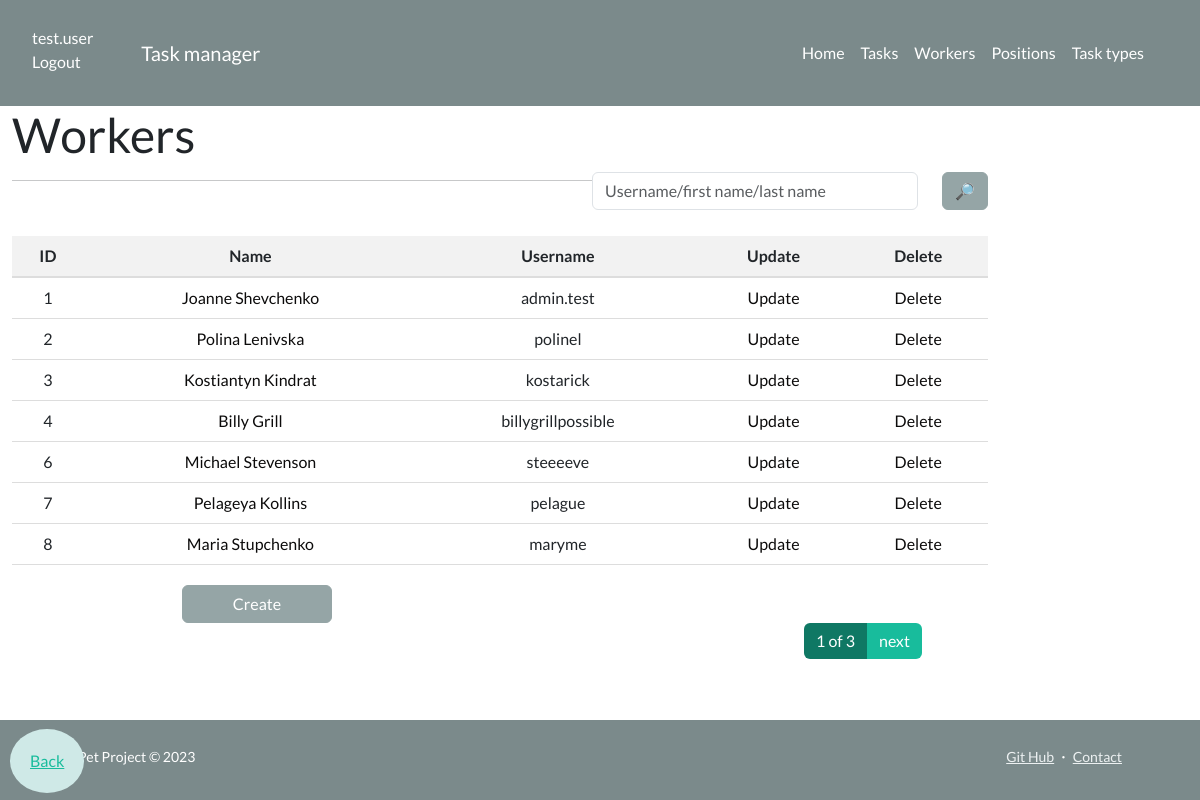
The app's page /workers/ (signed in) with its own data.
### manager/models.py (models this page shows, shortened)
class Worker(AbstractUser):
    position = models.ForeignKey(
        Position, on_delete=models.CASCADE, null=True, related_name="workers"
    )
    username = models.CharField(max_length=100, unique=True)
    email = models.EmailField()
    password = models.CharField(max_length=100)
    first_name = models.CharField(max_length=100)
    last_name = models.CharField(max_length=100)

### manager/views.py (the view)
# urls.py: path("workers/", WorkerListView.as_view(), name="worker-list"),
class WorkerListView(LoginRequiredMixin, generic.ListView):
    model = Worker
    context_object_name = "worker_list"
    paginate_by = 7
    def get_queryset(self) -> "QuerySet[Worker]":
        queryset = super(WorkerListView, self).get_queryset()
        query = self.request.GET.get("query")
        if query:
            queryset = queryset.filter(
                Q(username__icontains=query)
                | Q(first_name__icontains=query)
                | Q(last_name__icontains=query)
            )
        return queryset
    def get_context_data(self, *, object_list=None, **kwargs) -> Dict[str, Any]:
        context = super(WorkerListView, self).get_context_data(**kwargs)
        context["search_form"] = WorkerSearchForm(
            initial={
                "query": self.request.GET.get("query", ""),
            }
        )
        return context

### manager/forms.py
class WorkerSearchForm(forms.Form):
    query = forms.CharField(
        max_length=100,
        required=False,
        label="",
        widget=forms.TextInput(attrs={"placeholder": "Username/first name/last name"}),
    )

### templates/manager/worker_list.html
{% extends "base.html" %}
{% load crispy_forms_filters %}
{% block content %}
  <h1>Workers</h1>
  <form method="get" action="">
    <div class="row search-task-types">
      <div class="col-2 search-task-types-field">
        {{ search_form | crispy }}
      </div>
      <div class="col-1">
        <input type="submit" value="🔎" class="btn btn-secondary">
      </div>
    </div>
  </form>
  <hr>
  {% if worker_list %}
    <table>
      <thead>
        <tr>
          <th>ID</th>
          <th>Name</th>
          <th>Username</th>
          <th>Update</th>
          <th>Delete</th>
        </tr>
      </thead>
      <tbody>
        {% for worker in worker_list %}
          <tr>
            <td>{{ worker.id }}</td>
            <td><a href="{% url 'manager:worker-detail' pk=worker.id %}">{{ worker.first_name }} {{ worker.last_name }}</a></td>
            <td>{{ worker.username }}</td>
            <td>
              <a href="{% url 'manager:worker-update' worker.id %}">Update</a>
            </td>
            <td>
              <a href="{% url 'manager:worker-delete' worker.id %}">Delete</a>
            </td>
          </tr>
        {% endfor %}
      </tbody>
    </table>
  {% else %}
    <p>There are no workers at this time.</p>
  {% endif %}
  <input type="button" class="btn btn-secondary create-task-but" value="Create" onclick="window.location.href='{% url 'manager:worker-create' %}'">
{% endblock %}

### templates/base.html (shortened to what this page needs)
{% load static %}
<!DOCTYPE html>
<html lang="en">
<head>
  <link rel="stylesheet" type="text/css" href="https://bootswatch.com/5/flatly/bootstrap.min.css">
  <link rel="stylesheet" type="text/css" href="{% static 'css/styles.css' %}">
</head>
<body>
  {% block navigation %}
    {% include "includes/navigation.html" %}
  {% endblock %}
  <div class="container-fluid">
    <div class="row">
      <div class="col-sm-10 ">
        {% block content %}
        {% endblock %}
        {% block pagination %}
            {% include "includes/pagination.html" %}
        {% endblock %}
      </div>
    </div>
  </div>
  {% block footer %}
    {% include "includes/footer.html" %}
  {% endblock %}
</body>
</html>

### templates/includes/navigation.html (shortened to what this page needs)
<nav class="navbar navbar-expand-lg navbar-dark bg-dark">
  <ul class="user-ul">
    {% if user.is_authenticated %}
      <li class="list-group-item list-group-item-action active" aria-current="true"><a class="user-display" href="{{ user.get_absolute_url }}">{{ user.get_username }}</a></li>
      <li class="list-group-item list-group-item-action active" aria-current="true"><a class="user-display" href="{% url 'logout'%}?next={{request.path}}">Logout</a></li>
    {% else %}
      <li class="list-group-item list-group-item-action active" aria-current="true"><a class="user-display" href="{% url 'login'%}?next={{request.path}}">Login</a></li>
    {% endif %}
  </ul>
    <div class="container px-5">
      <a class="navbar-brand nav-content" href="{% url 'manager:index' %}">Task manager</a>
      <div class="collapse navbar-collapse" id="navbarSupportedContent">
        <ul class="navbar-nav ms-auto mb-2 mb-lg-0">
          <li class="nav-item"><a class="nav-link" href="{% url 'manager:index' %}">Home</a></li>
          <li class="nav-item"><a class="nav-link" href="{% url 'manager:task-list' %}">Tasks</a></li>
          <li class="nav-item"><a class="nav-link" href="{% url 'manager:worker-list' %}">Workers</a></li>
          <li class="nav-item"><a class="nav-link" href="{% url 'manager:position-list' %}">Positions</a></li>
          <li class="nav-item"><a class="nav-link" href="{% url 'manager:task-type-list' %}">Task types</a></li>
        </ul>
      </div>
    </div>
</nav>

### templates/includes/pagination.html (shortened to what this page needs)
<div id="fixed-pagination">
  {% if is_paginated %}
    <div class="pagination-container">
      <ul class="pagination">
        <li class="page-item active">
          <span class="page-link">{{ page_obj.number }} of {{ paginator.num_pages }}</span>
        </li>
        {% if page_obj.has_next %}
          <li class="page-item">
            <a href="?page= {{ page_obj.next_page_number }}" class="page-link">next</a>
          </li>
        {% endif %}
      </ul>
    </div>
  {% endif %}
</div>

### templates/includes/footer.html
<footer class="foot-bottom bg-dark py-4 mt-auto">
    <button class="btn-info"><a id="back-link" href="javascript:history.back()">Back</a></button>
    <div class="container px-5">
        <div class="row align-items-center justify-content-between flex-column flex-sm-row">
            <div class="col-auto"><div class=" ml-3 small m-0 text-white">Pet Project &copy; 2023</div></div>
            <div class="col-auto">
                <a class="link-light small" href="#!">Git Hub</a>
                <span class="text-white mx-1">&middot;</span>
                <a class="link-light small" href="#!">Contact</a>
            </div>
        </div>
    </div>
</footer>

### static/css/styles.css (style rules this page uses)
.foot-bottom { position: fixed; bottom: 0; width: 100%; height: 80px; }
.user-display { text-decoration: none; color: white; }
.user-ul li { margin-top: 10px; }
.pagination-container { position: absolute; justify-content: flex-end; align-items: flex-start; margin-top: -143px; margin-left: 70%; }
.pagination { width: 150px; }
table { position: relative; overflow: auto; width: 100%; border-collapse: collapse; margin-bottom: 20px; }
th { background-color: #f2f2f2; text-align: center; padding: 8px; border-bottom: 2px solid #ddd; }
td { padding: 8px; border-bottom: 1px solid #ddd; text-align: center; }
td a { text-decoration: none; color: #0c0b0b; }
button { float: left; border-radius: 50% !important; background-color: #cfe9e7; position: absolute; bottom: 7px; left: 10px; color: white; border: none; padding: 20px 20px; -webkit-transition: background-color 1s, color 1s, -webkit-transform 0.5s; transition: background-color 1s, transform 0.5s; }
li { text-align: left; }
.search-task-types { float: right; margin-bottom: 10px; }
.search-task-types-field { width: 350px; margin-right: -170px; }
.create-task-but { width: 150px; margin-left: 50px; }
.btn-secondary { display: flex; margin-left:170px; }
#fixed-pagination { position: fixed; bottom: 24px; right: 400px; padding: 10px; z-index: 999; }

### records on screen
Worker: get_username "test.user"
Worker: id "1", first_name "Joanne", last_name "Shevchenko", username "admin.test"
Worker: id "2", first_name "Polina", last_name "Lenivska", username "polinel"
Worker: id "3", first_name "Kostiantyn", last_name "Kindrat", username "kostarick"
Worker: id "4", first_name "Billy", last_name "Grill", username "billygrillpossible"
Worker: id "6", first_name "Michael", last_name "Stevenson", username "steeeeve"
Worker: id "7", first_name "Pelageya", last_name "Kollins", username "pelague"
Worker: id "8", first_name "Maria", last_name "Stupchenko", username "maryme"

### other values on screen
{{ page_obj.number }} "1"
{{ paginator.num_pages }} "3"
